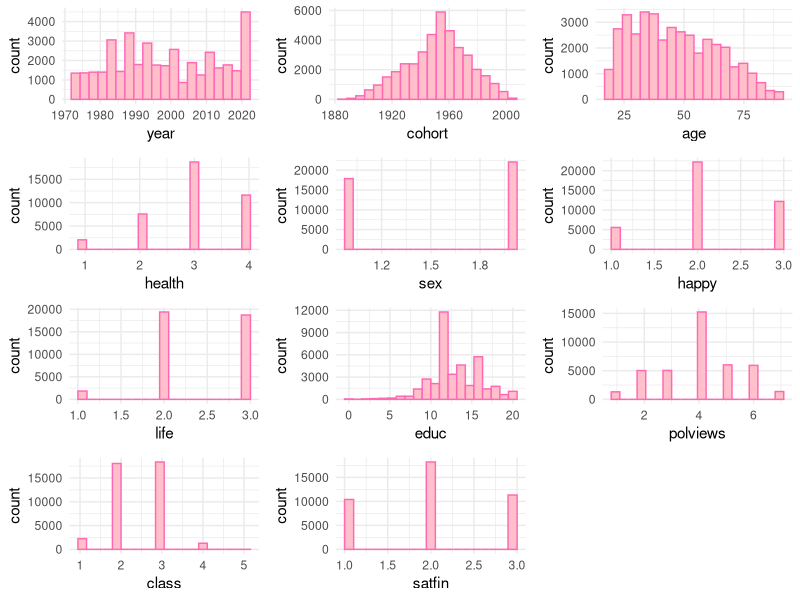
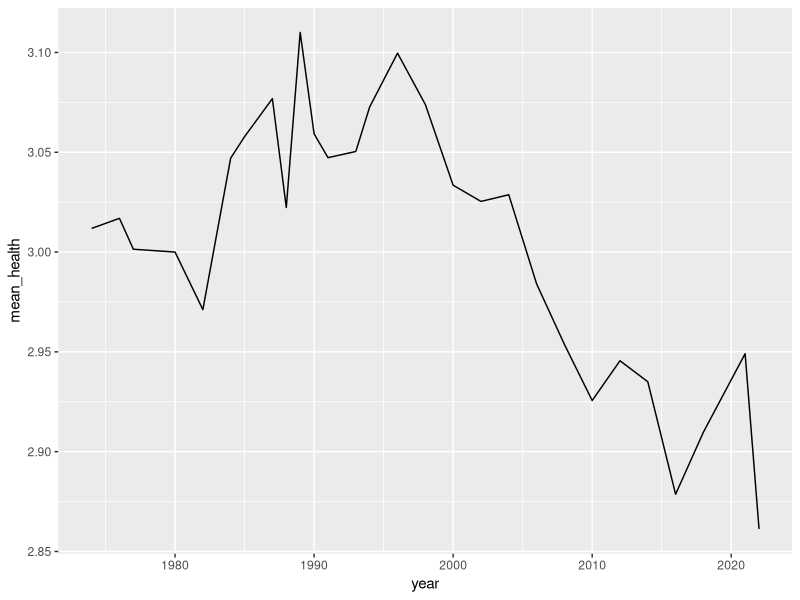
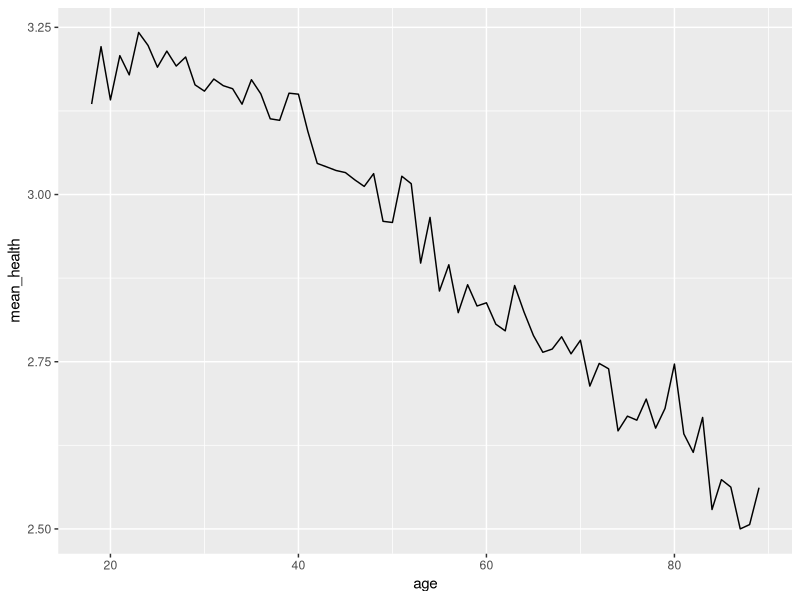
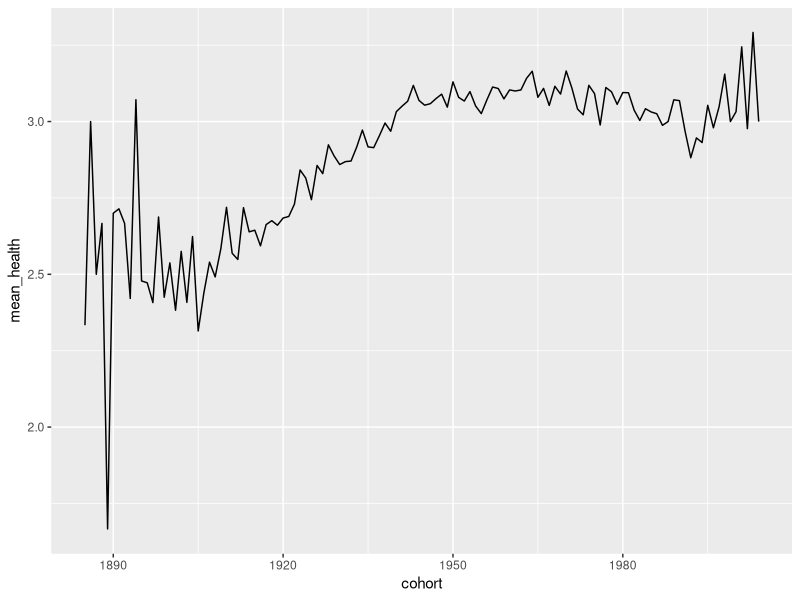
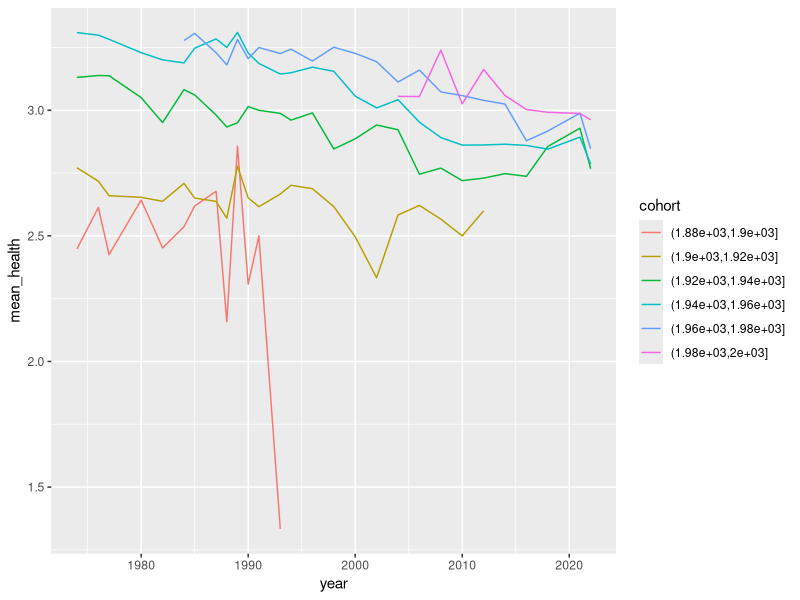
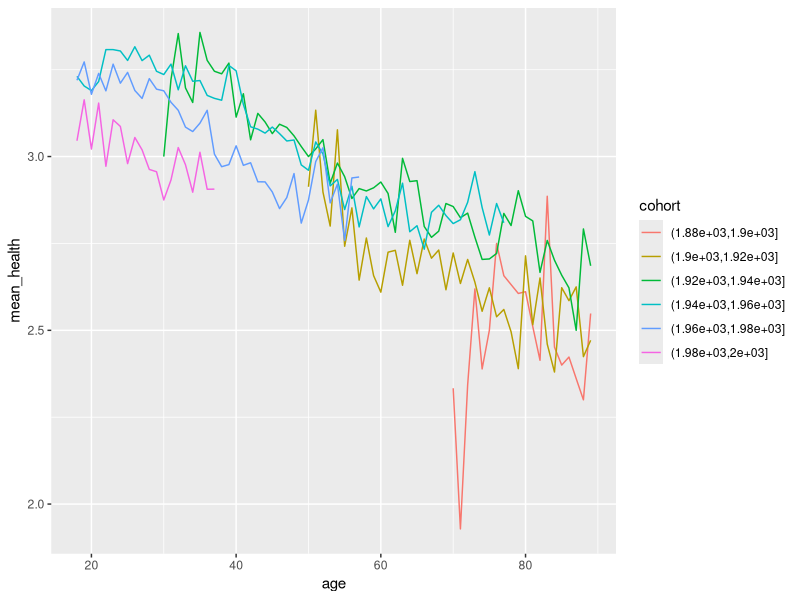
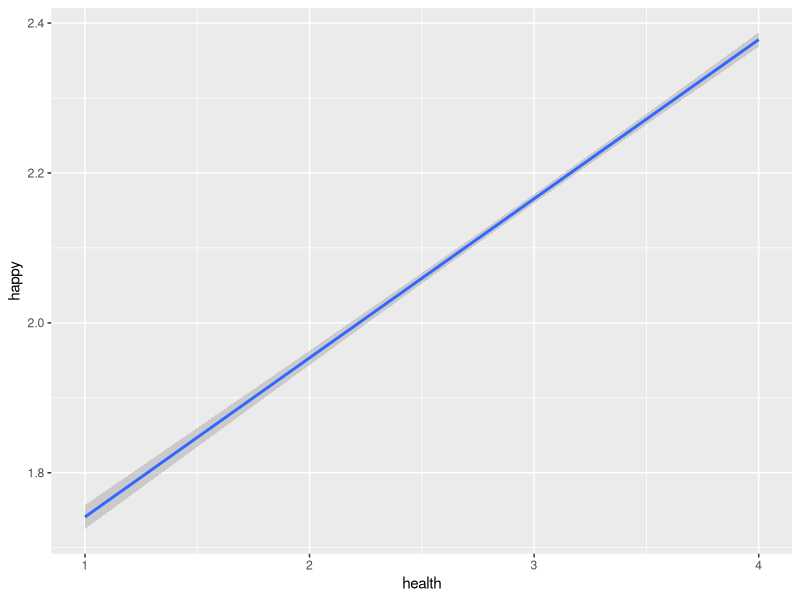
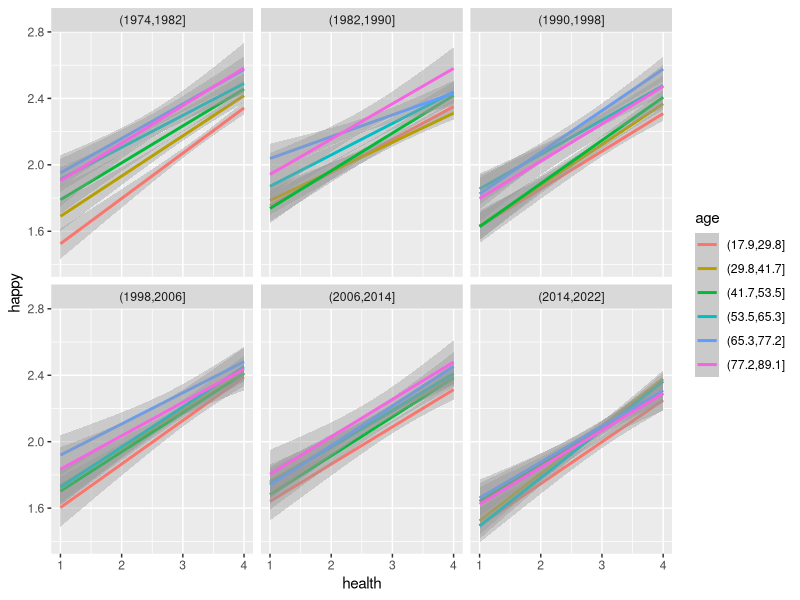

Source code (R) for these figures, in order:
## ---- chunk 1
knitr::opts_chunk$set(echo = TRUE)
library(tidyverse)
library(gridExtra)
## ---- chunk 2
data_gss <- read_csv("data/extracted_gss_variables.csv") %>% 
  filter(cohort != 9999) %>% 
  na.omit() %>% 
  mutate(health = 5 - health)  %>%  # reverse the coding so it's more intuitive (higher number for excellent, lower number for poor)
  mutate(happy = 4 - happy) %>% # same
  mutate(life = 4 - life) %>% # reverse again, these variables tend to be unintuitively ordered!!!
  mutate(satfin = 4 - satfin) 
## ---- chunk 3

# Tidyverse and flexible number of histograms

# Create list to store ggplot objects
plot_list <- list()

# Loop through column names and create plots
for (var in colnames(data_gss)) {
  if (is.numeric(data_gss[[var]])) {  # Only create histograms for numeric columns
    p <- ggplot(data_gss, aes_string(x = var)) +
      geom_histogram(bins = 20, fill = "pink", color = "hotpink") +
      theme_minimal()
    
    plot_list[[var]] <- p
  }
}

# Display plots in a 3x3 grid
do.call(grid.arrange, c(plot_list, ncol = 3))


## ---- chunk 4

data_gss %>% 
  group_by(year) %>% 
  summarize(mean_health = mean(health)) %>% 
  ggplot(aes(x = year, y = mean_health)) +
  geom_line()

data_gss %>% 
  group_by(age) %>% 
  summarize(mean_health = mean(health)) %>% 
  ggplot(aes(x = age, y = mean_health)) +
  geom_line()

data_gss %>% 
  group_by(cohort) %>% 
  summarize(mean_health = mean(health)) %>% 
  ggplot(aes(x = cohort, y = mean_health)) +
  geom_line()

## ---- chunk 5

data_gss %>% 
  mutate(cohort = cut(cohort, breaks = 6)) %>% 
  group_by(year, cohort) %>% 
  summarize(mean_health = mean(health)) %>% 
  ggplot(aes(x = year, y = mean_health, color = cohort)) +
  geom_line()

data_gss %>% 
  mutate(cohort = cut(cohort, breaks = 6)) %>% 
  group_by(age, cohort) %>% 
  summarize(mean_health = mean(health)) %>% 
  ggplot(aes(x = age, y = mean_health, color = cohort)) +
  geom_line()



## ---- chunk 6

data_gss %>% 
  ggplot(aes(x = health, y = happy)) +
  geom_smooth(method = "lm")

data_gss %>% 
  mutate(year = cut(year, breaks = 6)) %>% 
  mutate(age = cut(age, breaks = 6)) %>% 
  ggplot(aes(x = health, y = happy, color = age)) +
  facet_wrap(~ year) +
  geom_smooth(method = "lm")

data_gss %>% 
  mutate(cohort = cut(cohort, breaks = 6)) %>% 
  mutate(year = cut(year, breaks = 6)) %>% 
  ggplot(aes(x = health, y = happy, color = cohort)) +
  facet_wrap(~ year) +
  geom_smooth(method = "lm")

######data_gss %>% 
  # group_by(year) %>% 
  # summarize(mean_health = mean(health)) %>% 
  # ggplot(aes(x = cohort, y = mean_health)) +
  # geom_line()

data_gss %>% 
  mutate(cohort = cut(cohort, breaks = 6)) %>% 
#  mutate(year = cut(year, breaks = 6)) %>% 
#  mutate(age = cut(year, breaks = 6)) %>% 
  ggplot(aes(x = age, y = health, color = cohort)) +
#  facet_wrap(~ year) +
  geom_smooth(method = "lm")

